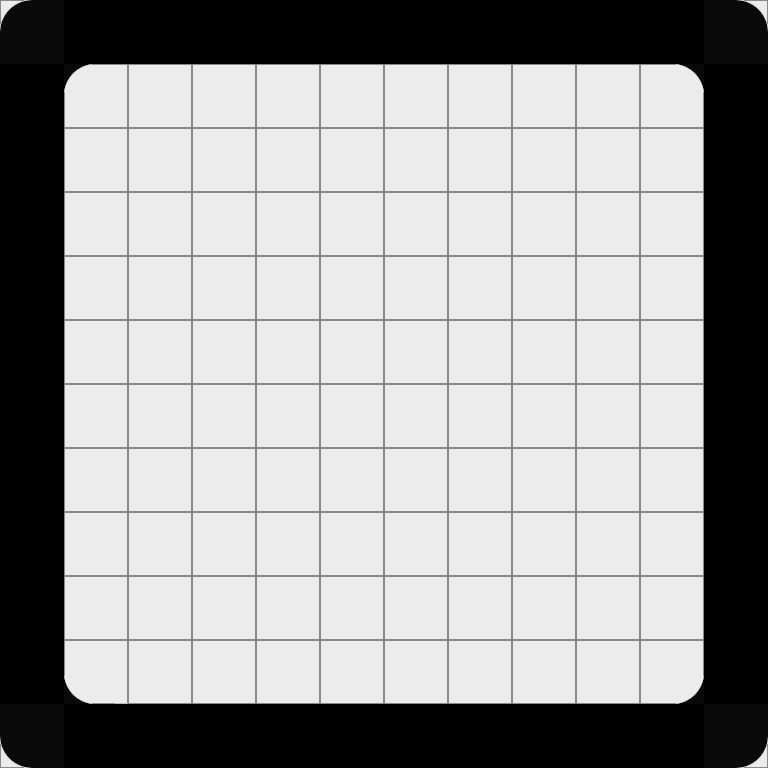

This game map was drawn from its Tiled (.tmx) file and the tilesets committed beside it. A one-line description and the full map source follow:
An orthogonal 12x12 tile map with 64x64 px tiles, 2 tile layers (Below Player, World), 2 tilesets.

<map version="1.2" tiledversion="1.3.5" orientation="orthogonal" renderorder="right-down" width="12" height="12" tilewidth="64" tileheight="64" infinite="0" nextlayerid="3" nextobjectid="1">
 <editorsettings>
  <export target="map.json" format="json" />
 </editorsettings>
 <tileset firstgid="1" name="tiles2" tilewidth="64" tileheight="64" tilecount="42" columns="6">
  <image source="tiles2.png" width="384" height="448" />
 </tileset>
 <tileset firstgid="43" name="tiles2" tilewidth="64" tileheight="64" tilecount="42" columns="6">
  <image source="tiles2.png" width="384" height="448" />
 </tileset>
 <layer id="2" name="Below Player" width="12" height="12">
  <data encoding="csv">
2,2,2,2,2,2,2,2,2,2,2,2,
2,3,2,2,2,2,2,2,2,2,4,2,
2,2,2,2,2,2,2,2,2,2,2,2,
2,2,2,2,2,2,2,2,2,2,2,2,
2,2,2,2,2,2,2,2,2,2,2,2,
2,2,2,2,2,2,2,2,2,2,2,2,
2,2,2,2,2,2,2,2,2,2,2,2,
2,2,2,2,2,2,2,2,2,2,2,2,
2,2,2,2,2,2,2,2,2,2,2,2,
2,2,2,2,2,2,2,2,2,2,2,2,
2,6,2,2,2,2,2,2,2,2,5,2,
2,2,2,2,2,2,2,2,2,2,2,2
</data>
 </layer>
 <layer id="1" name="World" width="12" height="12">
  <data encoding="csv">
7,1,1,1,1,1,1,1,1,1,1,8,
1,0,0,0,0,0,0,0,0,0,0,1,
1,0,0,0,0,0,0,0,0,0,0,1,
1,0,0,0,0,0,0,0,0,0,0,1,
1,0,0,0,0,0,0,0,0,0,0,1,
1,0,0,0,0,0,0,0,0,0,0,1,
1,0,0,0,0,0,0,0,0,0,0,1,
1,0,0,0,0,0,0,0,0,0,0,1,
1,0,0,0,0,0,0,0,0,0,0,1,
1,0,0,0,0,0,0,0,0,0,0,1,
1,0,0,0,0,0,0,0,0,0,0,1,
10,1,1,1,1,1,1,1,1,1,1,9
</data>
 </layer>
</map>